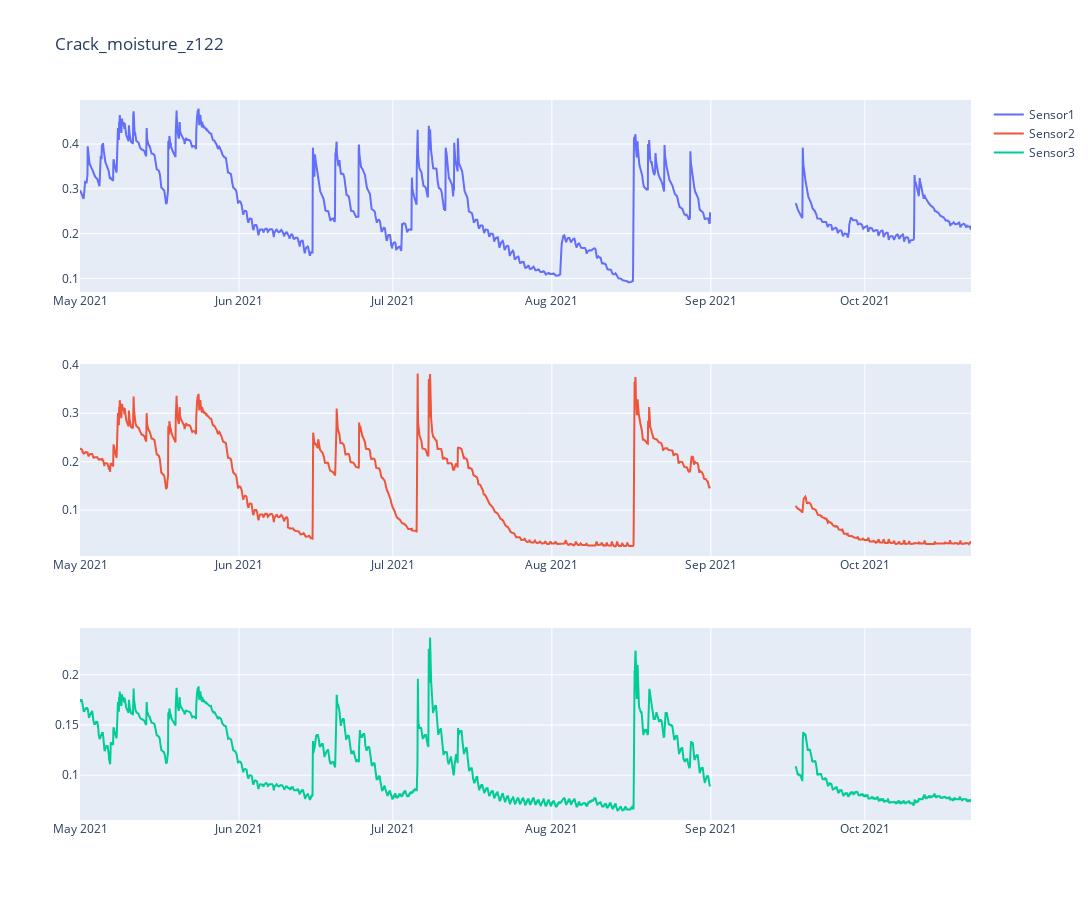
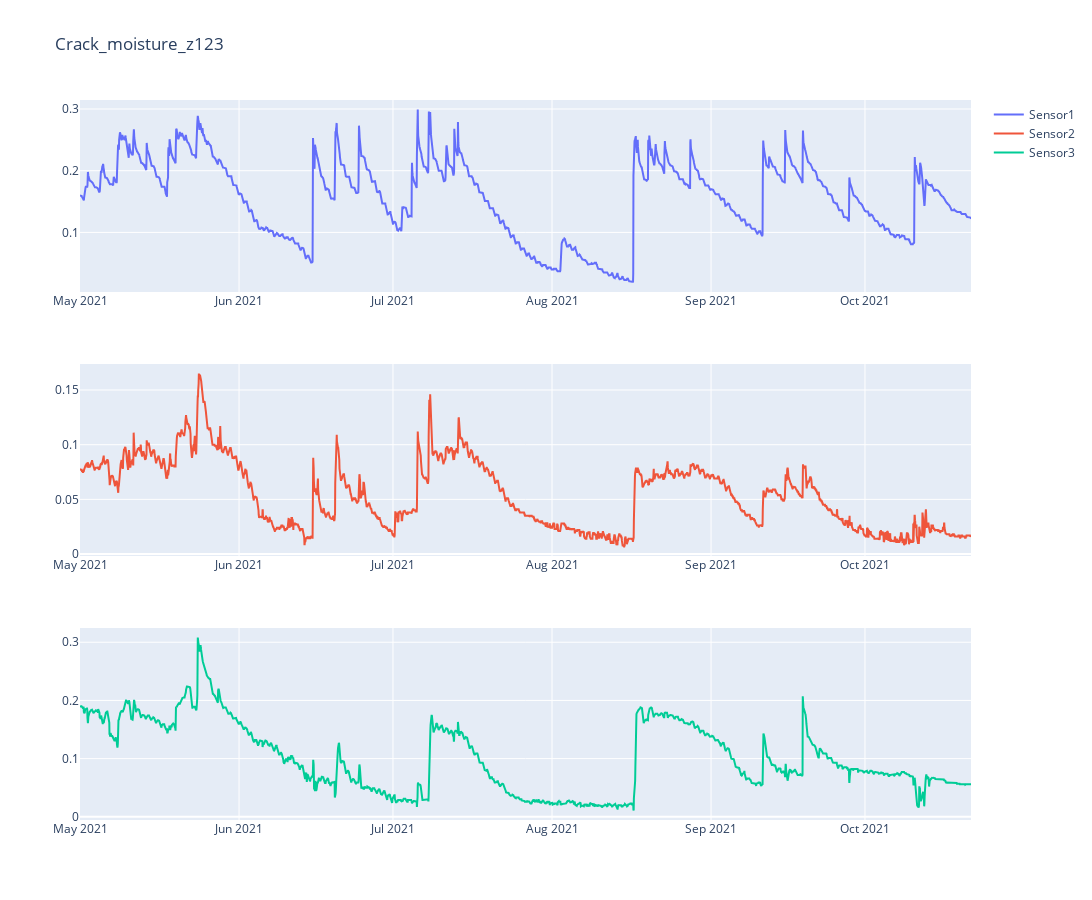
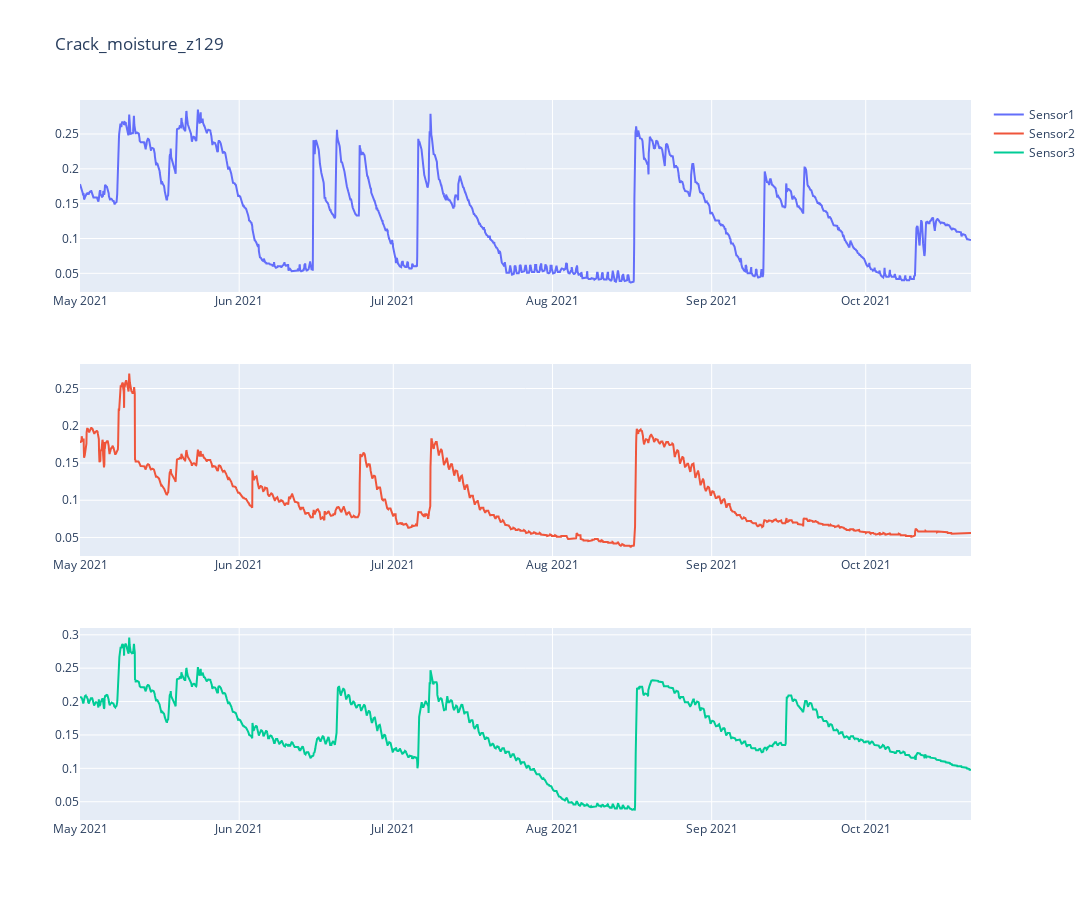
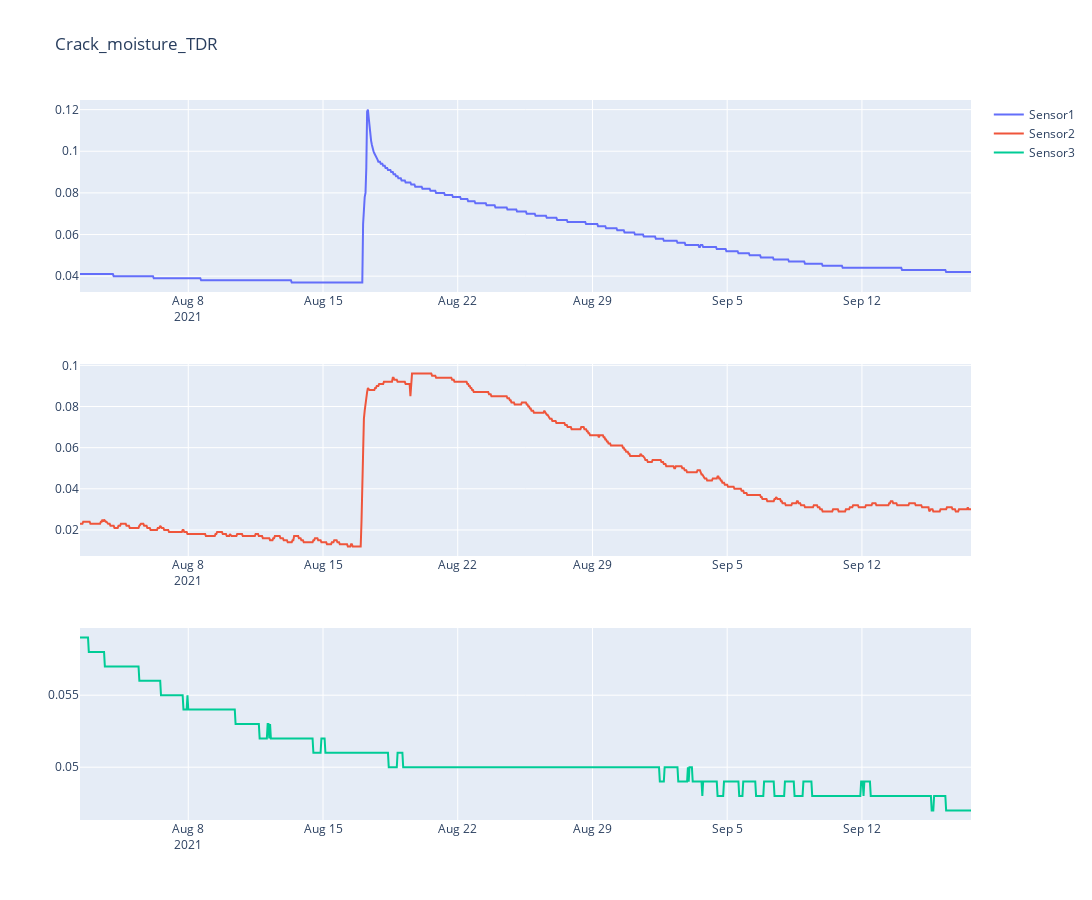

The code cell stored with these charts, in order, in its notebook:
### Markdown cell above
- **Saves output of read_... function into a dictionary with stripped names**

### Code cell
name_list,soil_m_list,soil_m_original=read_impute_within(inputfiles)

#NAMES OF SENSORS W/O .csv
dfname=[name_list[i].rstrip(".csv") for i in range(len(name_list))] #'z122', 'z123', 'z129', 'TDR'  

#dictionary of names and imputed values 
sensors = dict(zip(dfname,soil_m_list)) #dictionary with key: sensor_name, value: df_output of imputation
sensors_original = dict(zip(dfname,soil_m_original)) 

#visually inspect imputed elements of this dict
from plotting import plotting_dict
fig_dict=plotting_dict(dictionary=sensors,col1='newS1',col2='newS2',col3='newS3') #change function if size of dict changes
[fig.show() for fig in fig_dict]

### Figure 1 — Plotly figure (JSON) as saved in the notebook; plotly's stock layout.template omitted (floating-point values rounded to 4 significant figures; data arrays with more than 128 entries replaced by an {"elided": "..."} marker saying what was removed)
{"data": [{"name": "Sensor1", "type": "scatter", "x": {"elided": "4168 str values"}, "xaxis": "x", "y": {"elided": "4168 float values"}, "yaxis": "y"}, {"name": "Sensor2", "type": "scatter", "x": {"elided": "4168 str values"}, "xaxis": "x2", "y": {"elided": "4168 float values"}, "yaxis": "y2"}, {"name": "Sensor3", "type": "scatter", "x": {"elided": "4168 str values"}, "xaxis": "x3", "y": {"elided": "4168 float values"}, "yaxis": "y3"}], "layout": {"height": 900, "title": {"text": "Crack_moisture_z122"}, "width": 1800, "xaxis": {"anchor": "y", "domain": [0, 1]}, "xaxis2": {"anchor": "y2", "domain": [0, 1]}, "xaxis3": {"anchor": "y3", "domain": [0, 1]}, "yaxis": {"anchor": "x", "domain": [0.7333, 1]}, "yaxis2": {"anchor": "x2", "domain": [0.3667, 0.6333]}, "yaxis3": {"anchor": "x3", "domain": [0, 0.2667]}}}

### Figure 2 — Plotly figure (JSON) as saved in the notebook; plotly's stock layout.template omitted (floating-point values rounded to 4 significant figures; data arrays with more than 128 entries replaced by an {"elided": "..."} marker saying what was removed)
{"data": [{"name": "Sensor1", "type": "scatter", "x": {"elided": "4167 str values"}, "xaxis": "x", "y": {"elided": "4167 float values"}, "yaxis": "y"}, {"name": "Sensor2", "type": "scatter", "x": {"elided": "4167 str values"}, "xaxis": "x2", "y": {"elided": "4167 float values"}, "yaxis": "y2"}, {"name": "Sensor3", "type": "scatter", "x": {"elided": "4167 str values"}, "xaxis": "x3", "y": {"elided": "4167 float values"}, "yaxis": "y3"}], "layout": {"height": 900, "title": {"text": "Crack_moisture_z123"}, "width": 1800, "xaxis": {"anchor": "y", "domain": [0, 1]}, "xaxis2": {"anchor": "y2", "domain": [0, 1]}, "xaxis3": {"anchor": "y3", "domain": [0, 1]}, "yaxis": {"anchor": "x", "domain": [0.7333, 1]}, "yaxis2": {"anchor": "x2", "domain": [0.3667, 0.6333]}, "yaxis3": {"anchor": "x3", "domain": [0, 0.2667]}}}

### Figure 3 — Plotly figure (JSON) as saved in the notebook; plotly's stock layout.template omitted (floating-point values rounded to 4 significant figures; data arrays with more than 128 entries replaced by an {"elided": "..."} marker saying what was removed)
{"data": [{"name": "Sensor1", "type": "scatter", "x": {"elided": "4164 str values"}, "xaxis": "x", "y": {"elided": "4164 float values"}, "yaxis": "y"}, {"name": "Sensor2", "type": "scatter", "x": {"elided": "4164 str values"}, "xaxis": "x2", "y": {"elided": "4164 float values"}, "yaxis": "y2"}, {"name": "Sensor3", "type": "scatter", "x": {"elided": "4164 str values"}, "xaxis": "x3", "y": {"elided": "4164 float values"}, "yaxis": "y3"}], "layout": {"height": 900, "title": {"text": "Crack_moisture_z129"}, "width": 1800, "xaxis": {"anchor": "y", "domain": [0, 1]}, "xaxis2": {"anchor": "y2", "domain": [0, 1]}, "xaxis3": {"anchor": "y3", "domain": [0, 1]}, "yaxis": {"anchor": "x", "domain": [0.7333, 1]}, "yaxis2": {"anchor": "x2", "domain": [0.3667, 0.6333]}, "yaxis3": {"anchor": "x3", "domain": [0, 0.2667]}}}

### Figure 4 — Plotly figure (JSON) as saved in the notebook; plotly's stock layout.template omitted (floating-point values rounded to 4 significant figures; data arrays with more than 128 entries replaced by an {"elided": "..."} marker saying what was removed)
{"data": [{"name": "Sensor1", "type": "scatter", "x": {"elided": "1112 str values"}, "xaxis": "x", "y": {"elided": "1112 float values"}, "yaxis": "y"}, {"name": "Sensor2", "type": "scatter", "x": {"elided": "1112 str values"}, "xaxis": "x2", "y": {"elided": "1112 float values"}, "yaxis": "y2"}, {"name": "Sensor3", "type": "scatter", "x": {"elided": "1112 str values"}, "xaxis": "x3", "y": {"elided": "1112 float values"}, "yaxis": "y3"}], "layout": {"height": 900, "title": {"text": "Crack_moisture_TDR"}, "width": 1800, "xaxis": {"anchor": "y", "domain": [0, 1]}, "xaxis2": {"anchor": "y2", "domain": [0, 1]}, "xaxis3": {"anchor": "y3", "domain": [0, 1]}, "yaxis": {"anchor": "x", "domain": [0.7333, 1]}, "yaxis2": {"anchor": "x2", "domain": [0.3667, 0.6333]}, "yaxis3": {"anchor": "x3", "domain": [0, 0.2667]}}}
